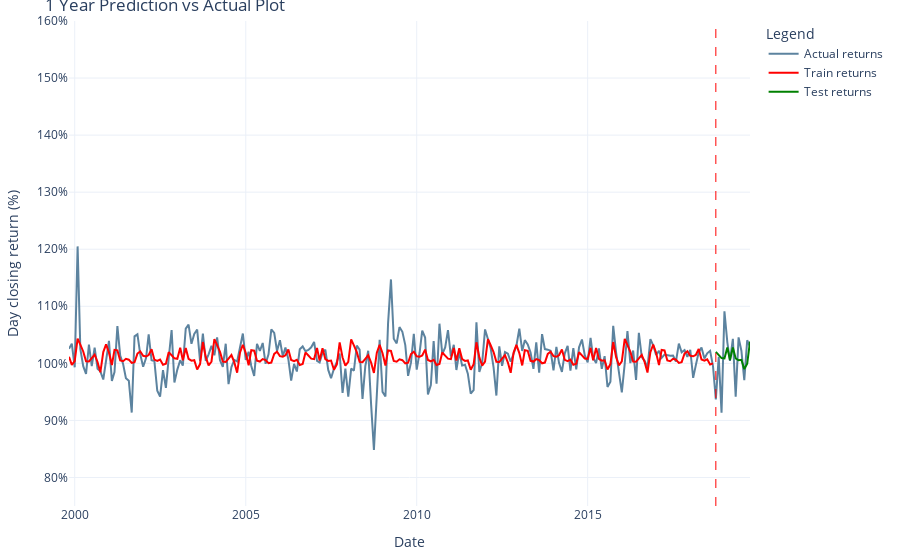

Notebook source saved alongside this figure:
### Markdown cell above
### 1 Month Actual vs Prediction

### Code cell
importlib.reload(prophet_utils)
importlib.reload(plots)

forecasts_1m = prophet_utils.train_predict(dataframe=df_train, months=1)
# 
plots.plot_lines_actual_vs_predicted(df_pct=df_train, forecasts=forecasts_1m, months=1)

### Figure 1 — Plotly figure (JSON) as saved in the notebook; plotly's stock layout.template omitted (floating-point values rounded to 4 significant figures; data arrays with more than 128 entries replaced by an {"elided": "..."} marker saying what was removed)
{"data": [{"line": {"color": "#5c839f", "width": 2}, "mode": "lines", "name": "Actual returns", "x": {"elided": "240 str values"}, "y": {"elided": "240 float values"}, "type": "scatter"}, {"line": {"color": "red", "width": 2}, "mode": "lines", "name": "Train returns", "x": {"elided": "227 str values"}, "y": {"elided": "227 float values"}, "type": "scatter"}, {"line": {"color": "green", "width": 2}, "mode": "lines", "name": "Test returns", "x": ["2018-10-01", "2018-11-01", "2018-12-01", "2019-01-01", "2019-02-01", "2019-03-01", "2019-04-01", "2019-05-01", "2019-06-01", "2019-07-01", "2019-08-01", "2019-09-01", "2019-10-01"], "y": [1.02, 1.015, 1.009, 1.009, 1.028, 1.006, 1.028, 1.009, 1.005, 1.006, 0.9899, 0.9995, 1.038, 0.9944], "type": "scatter"}], "layout": {"shapes": [{"line": {"color": "red", "dash": "dash", "width": 1}, "type": "line", "x0": "2018-10-01", "x1": "2018-10-01", "xref": "x", "y0": 0, "y1": 1, "yref": "y domain"}], "margin": {"l": 20, "r": 20, "t": 20, "b": 20}, "yaxis": {"title": {"text": "Day closing return (%)"}, "tickformat": ".0%", "range": [0.75, 1.6]}, "title": {"text": "1 Year Prediction vs Actual Plot"}, "xaxis": {"title": {"text": "Date"}}, "legend": {"title": {"text": "Legend"}}}}
